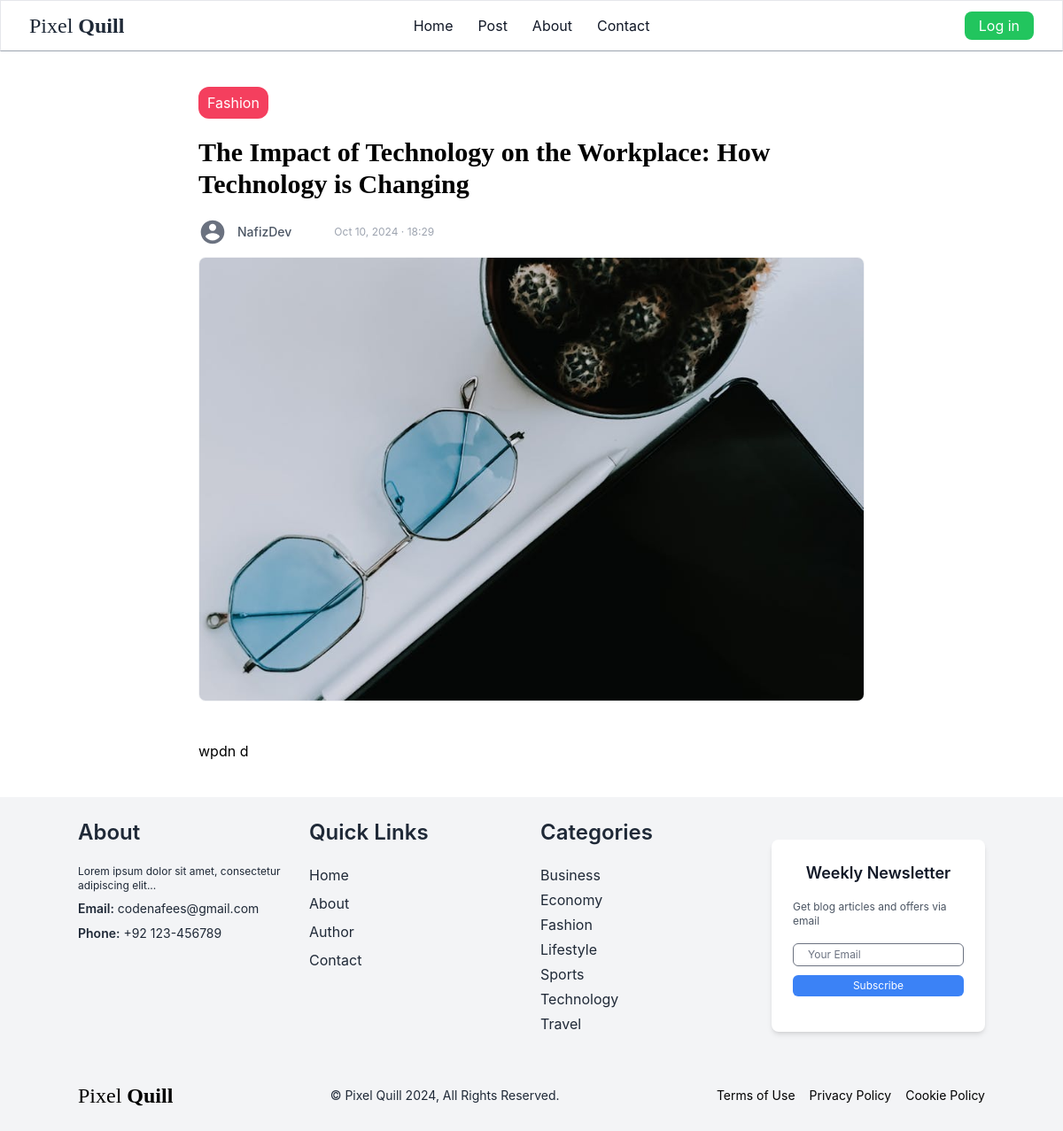
The app's page /18/ with its own data.
### core/models.py (models this page shows, shortened)
class Blog(models.Model):
     created_by = models.ForeignKey(User, on_delete=models.CASCADE, related_name='author_blogs')
     heading = models.CharField(max_length=255, blank=False, null=True)
     category = models.ForeignKey(Category, on_delete=models.CASCADE, related_name="category_blogs")
     description = models.TextField(max_length=3000, null=True)
     image = models.ImageField(upload_to= 'blog/', null=True)
     added_date = models.DateTimeField(auto_now_add=True, null=True)

class Category(models.Model):
     name = models.CharField(max_length=255,  unique=True)
     class Meta:
          verbose_name_plural = 'Categories'
          ordering  = ('name',)
     def __str__(self):
          return self.name

### core/views.py (the view)
# urls.py: path('<int:pk>/', views.details, name='details'),
def details(request, pk):
     categories = Category.objects.all()
     blog = get_object_or_404(Blog, pk=pk)
     btn_col = btn_cols[str(blog.category)]
     return render(request, 'core/details.html',
     {
          'blog': blog,
          'categories': categories,
          'btn_col': btn_col,
          'profile': Profile,
     })

### core/templatetags/custom_filters.py (called while the page is built)
@register.filter(name="get_formated_date")
def get_formated_date(added_date):
    return added_date.strftime("%b %d, %Y · %H:%M")

### core/templates/core/details.html (shortened to what this page needs)
{% extends "core/layout.html" %}
{% load custom_filters %}
{% block content %}
     <div class="mx-56 my-10">
     <div class="flex justify-between items-center ">
          <a href="{% url 'category' blog.category.id %}" class="rounded-xl text-x {{btn_col}} text-white py-1.5 px-2.5"> {{ blog.category }}</a>
     </div>
          <h1 class="my-5 text-3xl font-semibold font-serif">{{ blog.heading }}</h1>
          <div class="flex items-center space-x-3 my-3">
               <div class="w-8 h-8 rounded-full items-center justify-center">
                    <a href="{% url 'author' blog.created_by.id %}" class="m-0" >
                         <svg class="text-gray-500 " fill="currentColor" viewBox="0 0 24 24">
                              <path d="M12 2C6.48 2 2 6.48 2 12s4.48 10 10 10 10-4.48 10-10S17.52 2 12 2zm0 3c1.66 0 3 1.34 3 3s-1.34 3-3 3-3-1.34-3-3 1.34-3 3-3zm0 14.2c-2.5 0-4.71-1.28-6-3.22.03-1.99 4-3.08 6-3.08 1.99 0 5.97 1.09 6 3.08-1.29 1.94-3.5 3.22-6 3.22z"/>
                         </svg>
                    </a>
               </div>
               <div class="flex items-center space-x-2 gap-10">
                    <span class="text-sm text-gray-600 font-medium">{{ blog.created_by }}</span>
                    <span class="text-gray-400 text-xs">{{ blog.added_date | get_formated_date }}</span>
               </div>
          </div>
          <img src="{{blog.image.url}}" alt="" class="border border-gray-100  rounded-lg w-full object-cover object-center ">
          <p class="mt-11 text-base">{{ blog.description }}</p>
     </div>
{% endblock %}

### core/templates/core/layout.html (shortened to what this page needs)
{% load static %}
{% load static tailwind_tags %}
<!DOCTYPE html>
<html lang="en">
  <head>
    {% tailwind_css %}
  </head>
  <body class="font-inter">
    <header class=" bg-white border border-b-gray-400 text-gray-900 mb-3">
      <nav class="mx-auto flex max-w-7xl items-center justify-between px-6 py-3 lg:px-8 " aria-label="Global">
        <div class="flex lg:flex-1">
          <a href="{% url 'home' %}" class="-m-1.5 p-1.5">
            <h3 class="inline-block font-serif text-2xl font-thin text-gray-800">Pixel <span class="font-semibold">Quill</span></h3>
          </a>
        </div>
        <div class="flex justify-center gap-x-7">
          <a href="{% url 'home' %}" class="text-base font-normal leading-6 bg-transparent  hover:border-b hover:border-gray-900 transition duration-300">Home</a>
          <a href="{% url 'post' %}" class="text-base font-normal leading-6 bg-transparent hover:border-b hover:border-gray-900 transition duration-300">Post</a>
          <a href="#" class="text-base font-normal leading-6 bg-transparent hover:border-b hover:border-gray-900 transition duration-300">About</a>
          <a href="#" class="text-base font-normal leading-6 bg-transparent hover:border-b hover:border-gray-900 transition duration-300">Contact </a>
        </div>
        <div class="hidden lg:flex lg:flex-1 lg:justify-end gap-4">
        {% if request.user.is_authenticated %}
            <div class="hidden relative z-10" aria-labelledby="slide-over-title" role="dialog" aria-modal="true">
              <div class="fixed inset-0 bg-gray-500 bg-opacity-75 transition-opacity" aria-hidden="true"></div>
              <div class="fixed inset-0 overflow-hidden">
                <div class="absolute inset-0 overflow-hidden">
                  <div class="pointer-events-none fixed inset-y-0 right-0 flex max-w-full pl-10">
                    <div class="pointer-events-auto relative w-screen max-w-md">
                      <div class="absolute left-0 top-0 -ml-8 flex pr-2 pt-4 sm:-ml-10 sm:pr-4">
                        <button type="button" class="relative rounded-md text-gray-300 hover:text-white focus:outline-none focus:ring-2 focus:ring-white">
                          <span class="absolute -inset-2.5"></span>
                          <span class="sr-only">Close panel</span>
                          <svg class="h-6 w-6" fill="none" viewBox="0 0 24 24" stroke-width="1.5" stroke="currentColor" aria-hidden="true" data-slot="icon">
                            <path stroke-linecap="round" stroke-linejoin="round" d="M6 18 18 6M6 6l12 12" />
                          </svg>
                        </button>
                      </div>
                      <div class="flex h-full flex-col overflow-y-scroll bg-white py-6 shadow-xl">
                        <div class="px-4 sm:px-6">
                          <h2 class="text-base font-semibold leading-6 text-gray-900" id="slide-over-title">Panel title</h2>
                        </div>
                        <div class="relative mt-6 flex-1 px-4 sm:px-6">
                        </div>
                      </div>
                    </div>
                  </div>
                </div>
              </div>
            </div>
            <button class="text-base px-4 py-1 bg-red-600 font-normal leading-6 text-white rounded-lg hover:bg-red-700 transition duration-300"  onclick="openLogoutModal()">Log out</button>
            <div id="logoutModal" class="hidden flex fixed z-50 inset-0 bg-gray-800 bg-opacity-75 items-center justify-center">
                <div class="bg-white rounded-lg shadow-lg p-6">
                    <h2 class="text-lg font-semibold">Confirm Logout</h2>
                    <p class="text-gray-600">Are you sure you want to log out?</p>
                    <div class="mt-4 flex justify-end">
                        <a href="{% url 'authentication:logout' %}" onclick="confirmLogout()" class="bg-red-600 hover:bg-red-700 text-white text-[14px] px-4 py-1.5 rounded-lg">Yes</a>
                        <button onclick="closeLogoutModal()" class="bg-gray-400 hover:bg-gray-500 text-white text-[14px] px-5 py-1.5 rounded-lg ml-2">No</button>
                    </div>
                </div>
            </div>
            <script>
                function openLogoutModal() {
                    document.getElementById('logoutModal').classList.remove('hidden');
                }
                function closeLogoutModal() {
                    document.getElementById('logoutModal').classList.add('hidden');
                }
                function confirmLogout() {
                    // Redirect to the actual logout URL
                    window.location.href = "{% url 'authentication:logout' %}";
                }1
            </script>
          {% else %}
            <a href="{% url 'authentication:login' %}" class="text-base px-4 py-1 bg-green-500 font-normal leading-6 text-white rounded-lg hover:bg-green-600 transition duration-300">Log in</a>
          {% endif %}
        </div>
      </nav>
    </header>
    {% block content %}   {% endblock %}
    <footer class="bg-gray-100 text-black py-6">
      <div class="container mx-auto">
        <div class="grid grid-cols-1 md:grid-cols-4 gap-5">
          <div class="col-span-1 text-gray-800">
            <h3 class="text-2xl mb-5  font-semibold">About</h3>
            <p class="text-xs mb-2">Lorem ipsum dolor sit amet, consectetur adipiscing elit...</p>
            <p class="text-sm mb-2"><span class="font-semibold">Email:</span> codenafees@gmail.com</p>
            <p class="text-sm mb-2"><span class="font-semibold">Phone:</span> +92 123-456789</p>
          </div>
          <div class="col-span-1 text-gray-800">
            <h3 class="text-2xl mb-5 font-semibold">Quick Links</h3>
            <ul>
              <li class="mb-2"><a href="{% url 'home' %}" class="mb-2 border-transparent hover:border-b hover:border-gray-800 transition duration-300">Home</a></li>
              <li class="mb-2"><a href="#" class="mb-2 border-transparent hover:border-b hover:border-gray-800 transition duration-300">About</a></li>
              <li class="mb-2"><a href="#" class="mb-2 border-transparent hover:border-b hover:border-gray-800 transition duration-300">Author</a></li>
              <li class="mb-2"><a href="#" class="mb-2 border-transparent hover:border-b hover:border-gray-800 transition duration-300">Contact</a></li>
            </ul>
          </div>
          <div class="col-span-1 text-gray-800">
            <h3 class="text-2xl mb-5  font-semibold">Categories</h3>
            <ul>
                {% for category in categories %}
                  <li class="mb-1"><a href="{% url 'category' category.id %}" class="font-base mb-3 border-transparent hover:border-b hover:border-gray-800 transition duration-300">{{ category.name }}</a></li>
                {% endfor %}
            </ul>
          </div>
          <div class="col-span-1">
            <div class="container mx-auto py-6">
              <div class="max-w-md mx-auto bg-white rounded-lg shadow-md p-6 items-center">
                <h2 class="text-lg font-semibold mb-4 text-gray-900 text-center">Weekly Newsletter</h2>
                <p class="text-xs text-gray-600 mb-4">Get blog articles and offers via email</p>
                <form action="#" method="POST">
                  <div class="items-center mb-4">
                    <input type="email" name="email" id="email" class="text-gray-800 text-xs w-full px-4 py-1 mb-2 border rounded-md focus:outline-none focus:ring-1 focus:ring-blue-500" placeholder="Your Email">
                    <button type="submit" class="w-full bg-blue-500 hover:bg-blue-600 text-white text-xs py-1 px-4 rounded-md">Subscribe</button>
                  </div>
                </form>
              </div>
            </div>
          </div>
        </div>
        <div class="mt-8 flex justify-between items-center">
          <a href="#" class="flex items-center">
            <h3 class="inline-block font-serif text-2xl font-thin"> Pixel <span class="font-semibold ">Quill</span></h3>
          </a>
          <p class="text-sm font-normal text-gray-800">&copy; Pixel Quill 2024, All Rights Reserved.</p>
          <nav class="flex space-x-4">
            <a href="#" class="text-sm font-normal border-transparent hover:border-b hover:border-black transition duration-300">Terms of Use</a>
            <a href="#" class="text-sm font-normal border-transparent hover:border-b hover:border-black transition duration-300">Privacy Policy</a>
            <a href="#" class="text-sm font-normal border-transparent hover:border-b hover:border-black transition duration-300">Cookie Policy</a>
          </nav>
        </div>
      </div>
    </footer>
  </body>
</html>

### records on screen
Blog: category "Fashion", heading "The Impact of Technology on the Workplace: How Technology is Changing", created_by "NafizDev", added_date|get_formated_date "Oct 10, 2024 · 18:29", image (picture), description "wpdn d"
Category: name "Business"
Category: name "Economy"
Category: name "Fashion"
Category: name "Lifestyle"
Category: name "Sports"
Category: name "Technology"
Category: name "Travel"
